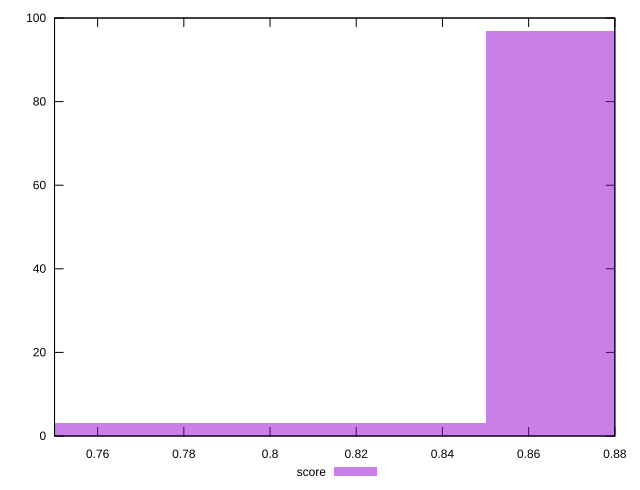

Reproduce this figure in gnuplot.
reset

$score <<EOF
0.9 97
0.8 3
EOF

set key outside below
set boxwidth 0.1
set xrange [0.75:0.88]
set yrange [0:100]
set trange [0:100]
set style fill transparent solid 0.5 noborder
set terminal svg size 640, 490 enhanced background rgb 'white'
set output "report_00009_2021-02-08T22-37-41.559Z/unused-css-rules/samples/pages+cached+noadtech/score/histogram.svg"

plot $score title "score" with boxes

reset
